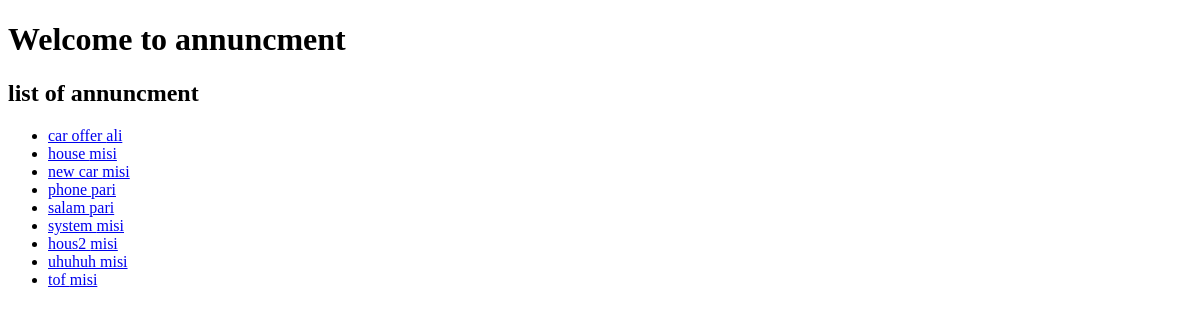
The page /post_list on the database as committed earlier.
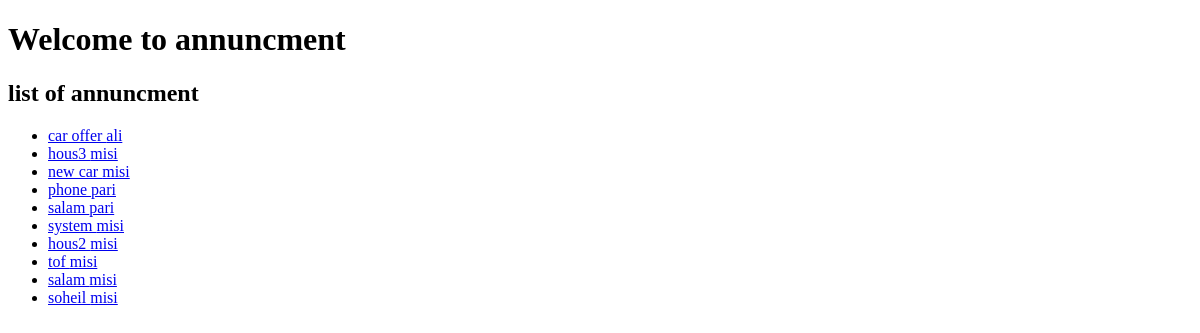
The same page on the database as committed later.
### ads/models.py (models this page shows, shortened)
class Ads(models.Model):
    title = models.CharField(max_length=100)
    description = models.TextField()
    user = models.ForeignKey(User, on_delete=models.CASCADE)

### ads/views.py (the view)
# urls.py: path('post_list',views.post_list,name='post_list'),
def post_list(request):
    ad = Ads.objects.all()
    return render(request,'post_list.html',{'ads':ad})

### ads/templates/post_list.html (shortened to what this page needs)
<!DOCTYPE html>
<html>
<head>
</head>
<body>
    <h1>Welcome to annuncment</h1>
    <h2>list of annuncment</h2>
    <ul>
        {% for ads in ads %}
            <li><a href='detile/{{ads.id}}'>{{ads.title}}   {{ads.user}}</a></li>
        {% endfor %}
    </ul>
</body>
</html>

Rows that differ between the two databases and show on the page:
removed Ads: title "uhuhuh", user "misi"
changed Ads: title "house" → "hous3"
added Ads: title "salam", user "misi"
added Ads: title "soheil", user "misi"
